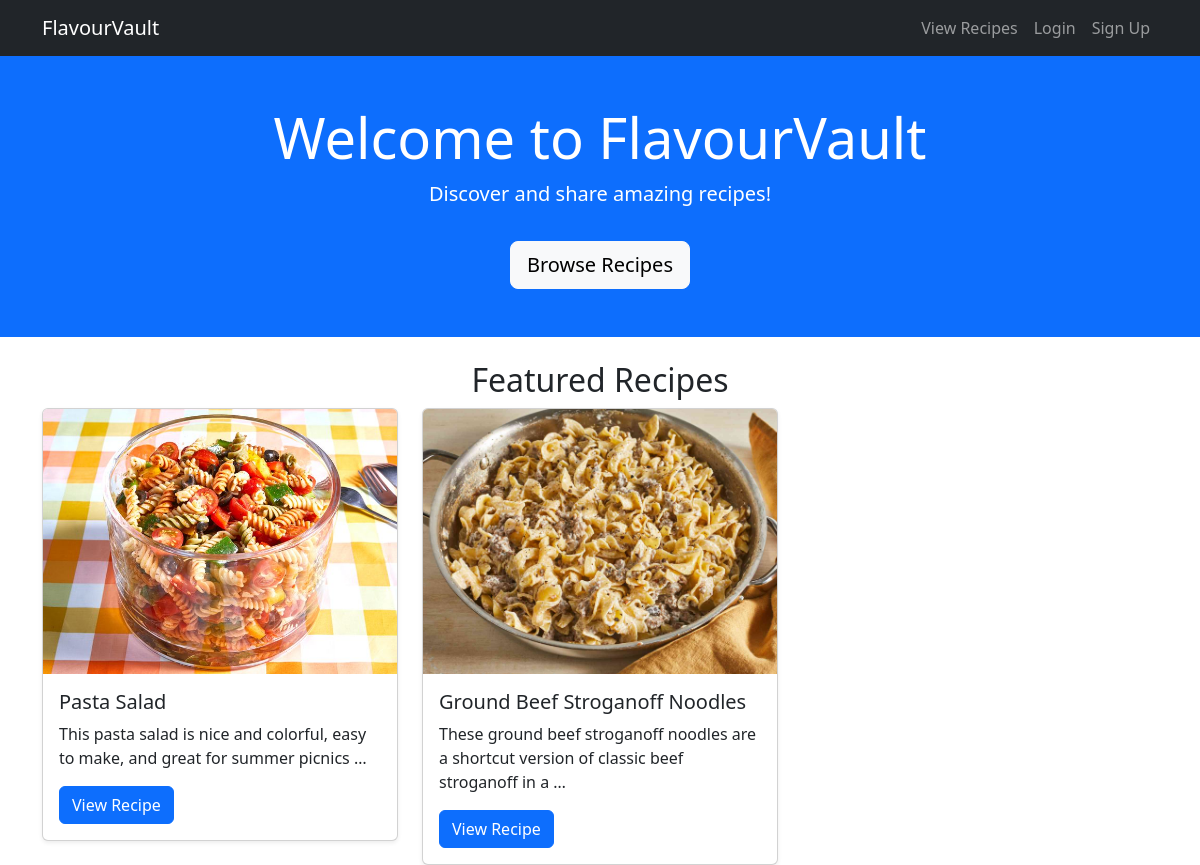
The page / on the database its author committed.
### recipes/models.py (models this page shows, shortened)
class Recipe(models.Model):
    title = models.CharField(max_length=255)
    description = models.TextField()
    instructions = models.TextField()
    image = models.ImageField(upload_to='recipe_images/', null=True, blank=True)
    author = models.ForeignKey(User, on_delete=models.CASCADE)
    category = models.ForeignKey(Category, on_delete=models.SET_NULL, null=True)
    difficulty = models.CharField(
        max_length=10, choices=[("Easy", "Easy"), ("Medium", "Medium"), ("Hard", "Hard")]
    )
    created_at = models.DateTimeField(auto_now_add=True)

### recipes/views.py (the view)
# urls.py: path('', home_page, name='home'),
def home_page(request):
    featured_recipes = Recipe.objects.order_by('-created_at')[:6]  # Get latest 6 recipes
    return render(request, "home.html", {"featured_recipes": featured_recipes})

### templates/home.html (shortened to what this page needs)
{% load static %}
<!DOCTYPE html>
<html lang="en">
<head>
    <link href="https://cdn.jsdelivr.net/npm/bootstrap@5.3.0/dist/css/bootstrap.min.css" rel="stylesheet">
</head>
<body>
    <nav class="navbar navbar-expand-lg navbar-dark bg-dark">
        <div class="container">
            <a class="navbar-brand" href="/">FlavourVault</a>
            <div class="collapse navbar-collapse" id="navbarNav">
                <ul class="navbar-nav ms-auto">
                    {% if user.is_authenticated %}
                        <li class="nav-item"><a class="nav-link" href="{% url 'recipes:account_page' %}">Account</a></li>
                        <li class="nav-item"><a class="nav-link" href="{% url 'recipes:recipes_page' %}">View Recipes</a></li>
                        <li class="nav-item"><a class="nav-link" href="{% url 'account_logout' %}">Logout</a></li>
                    {% else %}
                        <li class="nav-item"><a class="nav-link" href="{% url 'recipes:recipes_page' %}">View Recipes</a></li>
                        <li class="nav-item"><a class="nav-link" href="{% url 'account_login' %}">Login</a></li>
                        <li class="nav-item"><a class="nav-link" href="{% url 'account_signup' %}">Sign Up</a></li>
                    {% endif %}
                </ul>
            </div>
        </div>
    </nav>
    <header class="bg-primary text-white text-center py-5">
        <div class="container">
            <h1 class="display-4">Welcome to FlavourVault</h1>
            <p class="lead">Discover and share amazing recipes!</p>
            <a href="{% url 'recipes:recipes_page' %}" class="btn btn-light btn-lg mt-3">Browse Recipes</a>
        </div>
    </header>
    <div class="container mt-4">
        <h2 class="text-center">Featured Recipes</h2>
        <div class="row row-cols-1 row-cols-md-3 g-4">
            {% for recipe in featured_recipes %}
            <div class="col">
                <div class="card shadow-sm">
                    {% if recipe.image %}
                        <img src="{{ recipe.image.url }}" class="card-img-top" alt="{{ recipe.title }}">
                    {% else %}
                        <img src="{% static 'images/default_recipe.jpg' %}" class="card-img-top" alt="No Image Available">
                    {% endif %}
                    <div class="card-body">
                        <h5 class="card-title">{{ recipe.title|truncatechars:40 }}</h5>
                        <p class="card-text">{{ recipe.description|truncatewords:15 }}</p>
                        <a href="{% url 'recipes:recipes_page' %}" class="btn btn-primary">View Recipe</a>
                    </div>
                </div>
            </div>
            {% empty %}
            <p class="text-center">No featured recipes available.</p>
            {% endfor %}
        </div>
    </div>
</body>
</html>

### rows shown on the page
Recipe: image (picture), title "Pasta Salad", description "This pasta salad is nice and colorful, easy to make, and great for summer picnics …"
Recipe: image (picture), title "Ground Beef Stroganoff Noodles", description "These ground beef stroganoff noodles are a shortcut version of classic beef stroganoff in a …"
